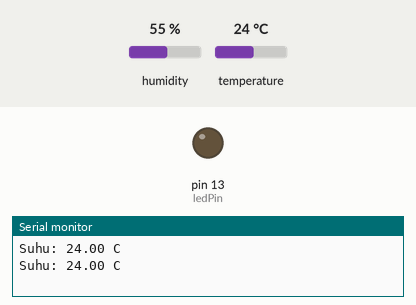
Simulated run of this sketch. Board: Arduino Uno, built with avr-gcc and run on an emulated ATmega328P. Shown: output pins drawn as LEDs (lit = HIGH), the last lines printed to the serial monitor. Inputs (shaded band) come from the test bench; at power-on: temperature 24 °C, humidity 55 %.

Above: at 2.8 s.
2.9 s: temperature set to 28 °C
5.6 s: temperature set to 31 °C
At 6.6 s:
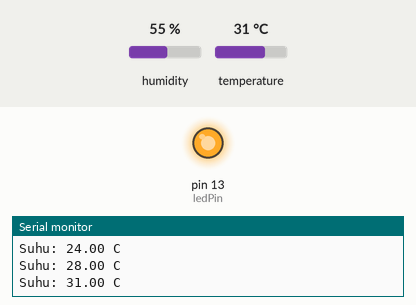
8.3 s: temperature set to 12 °C
At 11.3 s:
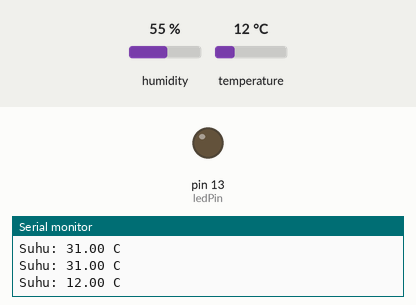
11.6 s: temperature set to 33 °C
At 12.6 s:
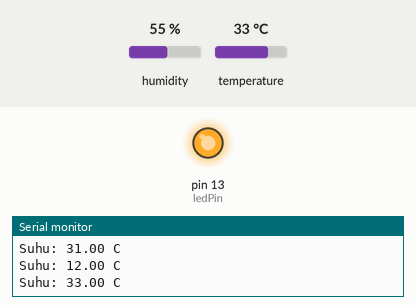
Timing chart, 0 to 14.6 s (numbered marks = the images above; inputs shaded):
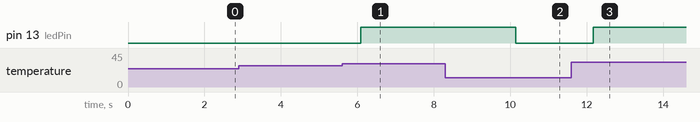

The sketch:

sketch_oct11a.ino
```cpp
#include <DHT.h>

// Konfigurasi DHT11
#define DHTPIN 2
#define DHTTYPE DHT11
DHT dht(DHTPIN, DHTTYPE);

// Pin LED
int ledPin = 13;

void setup() {
  // Inisialisasi serial monitor
  Serial.begin(9600);

  // Inisialisasi DHT11
  dht.begin();

  // Inisialisasi LED sebagai output
  pinMode(ledPin, OUTPUT);
}

void loop() {
  // Membaca suhu dari DHT11
  float suhu = dht.readTemperature();

  // Cek apakah pembacaan berhasil
  if (isnan(suhu)) {
    Serial.println("Gagal membaca dari DHT11");
    return;
  }

  // Tampilkan suhu di Serial Monitor
  Serial.print("Suhu: ");
  Serial.print(suhu);
  Serial.println(" C");

  // Cek apakah suhu >= 30 derajat, nyalakan LED jika ya
  if (suhu >= 30) {
    digitalWrite(ledPin, HIGH); // Nyalakan LED
  } else {
    digitalWrite(ledPin, LOW); // Matikan LED
  }

  // Tunggu 2 detik sebelum pembacaan berikutnya
  delay(2000);
}
```

Measured:
- the behaviour switches between 29 and 30 °C on temperature (found by bisection; images 0 and 1)
- after the input at 5.6 s, pin 13 (ledPin): LOW → HIGH after 0.50 s
- after the input at 8.3 s, pin 13 (ledPin): HIGH → LOW after 1.8 s
- after the input at 11.6 s, pin 13 (ledPin): LOW → HIGH after 0.57 s
